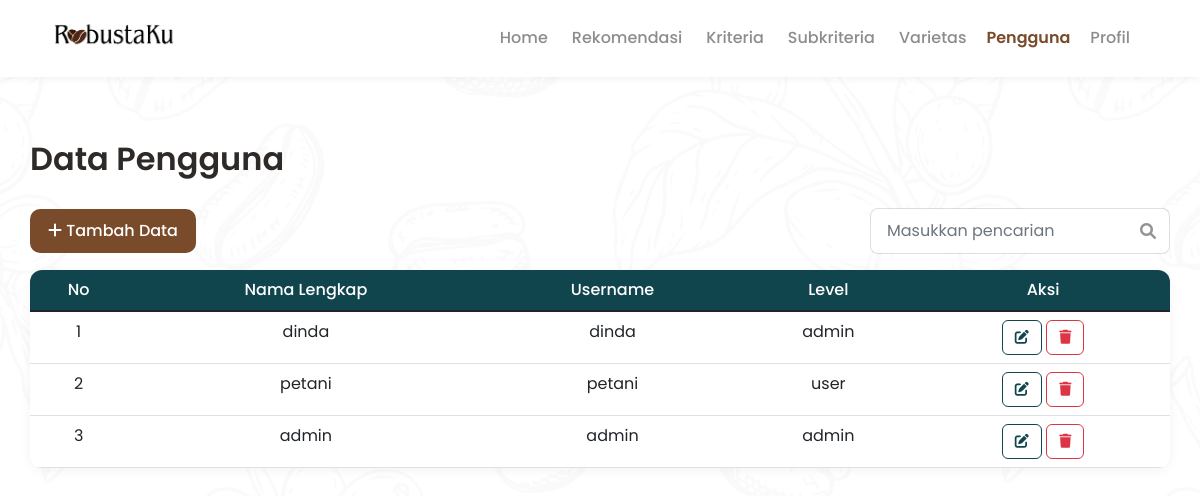
The app's page /pengguna.php (signed in) with its own data.
### tables this page shows
CREATE TABLE `pengguna` (
  `id_pengguna` int(11) NOT NULL,
  `nama` varchar(50) NOT NULL,
  `username` varchar(20) NOT NULL,
  `password` varchar(200) NOT NULL,
  `level` set('admin','user') NOT NULL
);

### pengguna.php (the view, shortened to what this page needs)
<?php
include "koneksi.php";
$query = mysqli_query($koneksi, "SELECT * FROM pengguna ORDER BY id_pengguna ASC");
?>
<!DOCTYPE html>
<html lang="id">
<head>
    <link href="https://cdn.jsdelivr.net/npm/bootstrap@5.1.3/dist/css/bootstrap.min.css" rel="stylesheet">
    <link rel="stylesheet" href="https://cdnjs.cloudflare.com/ajax/libs/font-awesome/6.0.0/css/all.min.css">
    <link href="css/style.css" rel="stylesheet" />
</head>
<body>
    <nav class="navbar navbar-expand-lg navbar-custom">
        <div class="container">
            <div class="brand-wrap">
                <a href="homepage.php"><img src="assets/img/logo_robustaku.png" alt="RobustaKu Logo"></a>
            </div>
            <div class="collapse navbar-collapse justify-content-end" id="navMenu">
                <ul class="navbar-nav align-items-center me-3">
                    <li class="nav-item"><a class="nav-link unactive" href="homepage.php">Home</a></li>
                    <li class="nav-item"><a class="nav-link unactive" href="rekomendasi.php">Rekomendasi</a></li>
                    <li class="nav-item"><a class="nav-link unactive" href="kriteria.php">Kriteria</a></li>
                    <li class="nav-item"><a class="nav-link unactive" href="subkriteria.php">Subkriteria</a></li>
                    <li class="nav-item"><a class="nav-link unactive" href="varietas.php">Varietas</a></li>
                    <li class="nav-item"><a class="nav-link active" href="pengguna.php">Pengguna</a></li>
                    <li class="nav-item"><a class="nav-link unactive" href="profil.php">Profil</a></li>
                </ul>
            </div>
        </div>
    </nav>
    <div class="container container-content">
        <h2>Data Pengguna</h2>
        <div class="d-flex justify-content-between align-items-center mb-3">
            <button class="btn-primary" data-bs-toggle="modal" data-bs-target="#modalTambah">
                <i class="fas fa-plus"></i> Tambah Data
            </button>
            <div class="search-box">
                <input type="text" id="searchInput" class="form-control" placeholder="Masukkan pencarian">
                <i class="fas fa-search"></i>
            </div>
        </div>
        <div class="table-container">
            <table class="table table-hover mb-0" id="dataTable">
                <thead>
                    <tr>
                        <th>No</th>
                        <th>Nama Lengkap</th>
                        <th>Username</th>
                        <th>Level</th>
                        <th>Aksi</th>
                    </tr>
                </thead>
                <tbody>
                    <?php
                    $no = 1;
                    while ($data = mysqli_fetch_array($query)) {
                        echo "<tr>
                                <td>{$no}</td>
                                <td>{$data['nama']}</td>
                                <td>{$data['username']}</td>
                                <td>{$data['level']}</td>
                                <td>
                                    <button class='btn-edit' onclick='editData({$data['id_pengguna']}, \"{$data['nama']}\", \"{$data['username']}\", \"{$data['level']}\")'>
                                        <i class='fas fa-edit'></i>
                                    </button>
                                    <button class='btn-hapus' onclick='hapusData({$data['id_pengguna']}, \"{$data['nama']}\")'>
                                        <i class='fas fa-trash'></i>
                                    </button>
                                </td>
                              </tr>";
                        $no++;
                    }
                    ?>
                </tbody>
            </table>
        </div>
    </div>
    <body class="page-pengguna">
    </body>
</body>
</html>

### css/style.css (style rules this page uses)
:root { --robusta-brown: #7a4b2a; --robusta-brown-dark: #6b3f22; --text-dark: #2e2a28; --overlay: rgba(0,0,0,0.45); }
html, body { padding-top: 50px; height: 100%; margin: 0; font-family: "Poppins", sans-serif; -webkit-font-smoothing: antialiased; -moz-osx-font-smoothing: grayscale; color: var(--text-dark); background-color: #ffffff; background-image: url('../assets/img/coffeepattern.png'); background-attachment: fixed; background-repeat: repeat; background-position: center; background-size: 100%; }
.navbar-custom { position: fixed; top: 0; left: 0; right: 0; width: 100%; background: #fff; padding: 14px 0; box-shadow: 0 2px 8px rgba(0,0,0,0.05); z-index: 9999 !important; }
.navbar .container { max-width: 1140px; }
.brand-wrap { display: flex; align-items: center; gap: 12px; }
.brand-wrap img { width: 140px; height: auto; display: block; }
.nav-link { color: var(--robusta-brown); font-weight: 600; padding: 8px 12px; }
.navbar .nav-link.unactive { color: rgba(0,0,0,0.45); font-weight: 500; padding: 8px 12px; }
.container-content { padding: 40px 0; }
h2 { font-weight: 600; color: var(--text-dark); margin-bottom: 30px; }
.btn-primary { background: var(--robusta-brown); color: #fff; border: none; padding: 10px 18px; border-radius: 10px; font-weight:500; }
.table-container { background: #fff; border-radius: 12px; box-shadow: 0 2px 12px rgba(0,0,0,0.05); overflow: hidden; margin-bottom: 30px; }
table { margin: 0; }
thead { background: #11454E; color: #fff; }
thead th { font-weight: 500; padding: 16px; border: none; text-align: center; }
tbody td { padding: 14px 16px; vertical-align: center; text-align: center; }
tbody tr { padding: 14px 16px; vertical-align: center; }
.btn-edit { background: transparent; border: 1px solid #11454E; color: #11454E; padding: 6px 12px; border-radius: 6px; font-size: 14px; cursor: pointer; }
.btn-hapus { background: transparent; border: 1px solid #dc3545; color: #dc3545; padding: 6px 12px; border-radius: 6px; font-size: 14px; cursor: pointer; }
.search-box { position: relative; max-width: 300px; }
.search-box input { border-radius: 8px; border: 1px solid rgba(46,42,40,0.15); padding: 10px 40px 10px 16px; width: 100%; }
.search-box i { position: absolute; right: 14px; top: 50%; transform: translateY(-50%); color: rgba(46,42,40,0.5); }

### records on screen
pengguna: nama "dinda", username "dinda", level "admin"
pengguna: nama "petani", username "petani", level "user"
pengguna: nama "admin", username "admin", level "admin"
